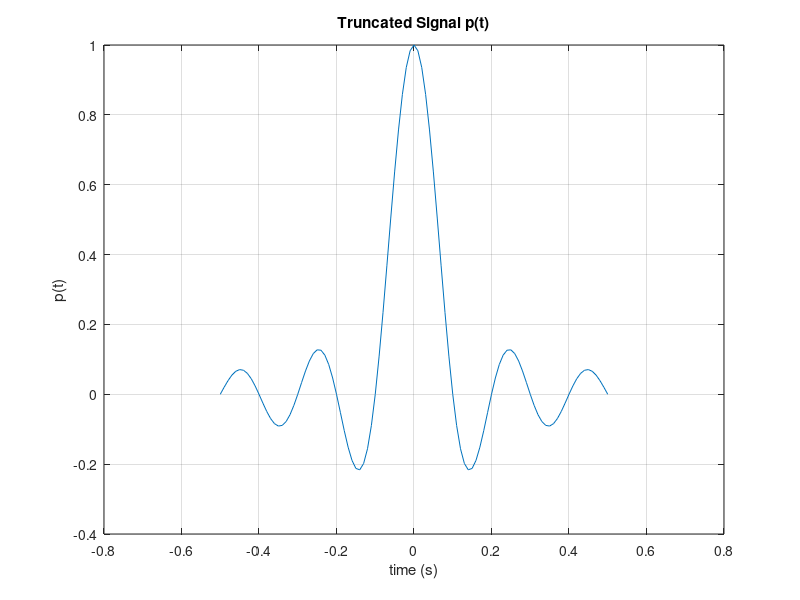
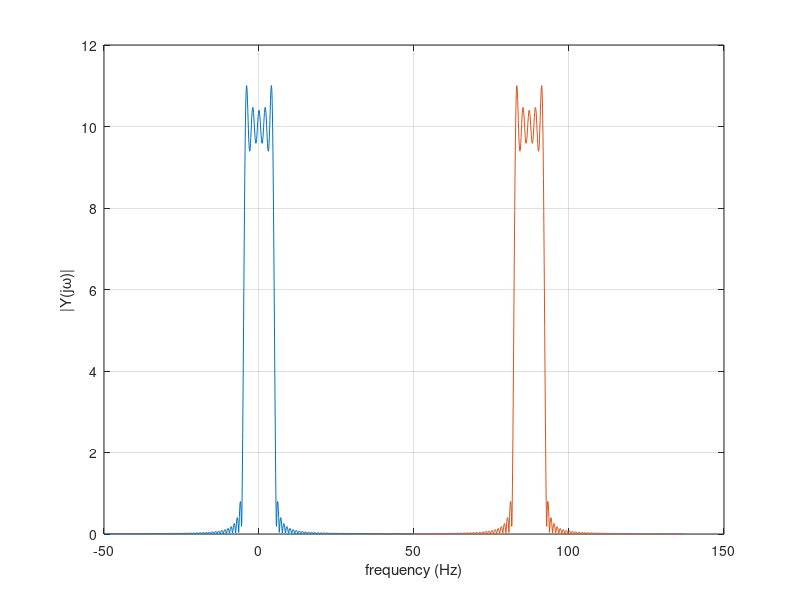
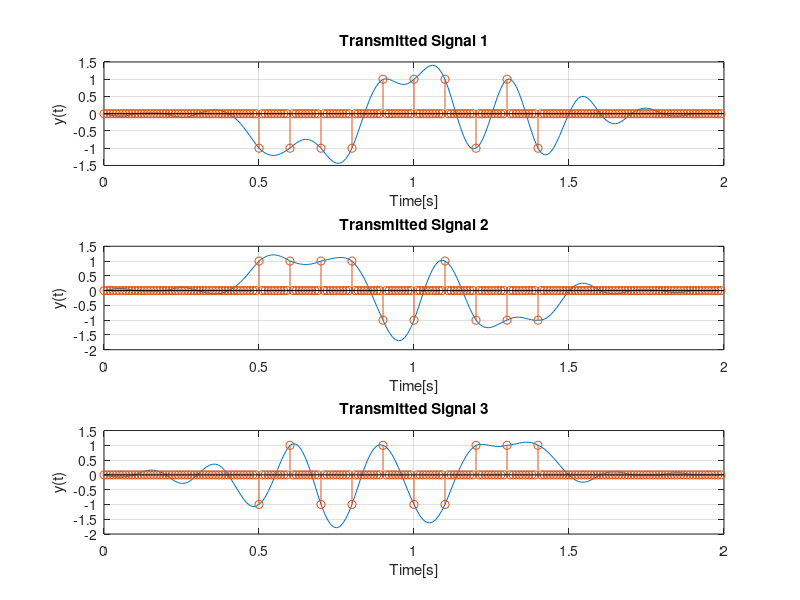

Reproduce these figures in MATLAB, in order. (Note: this script raises an error after producing the figures.)
% Case Study 2
% Leandre Pestcoe and Julianne Wegmann
% ESE 351: Signals and Systems
% Created on: 4/20/21, Last Edited on: 4/23/21

%% Define Pulse Shape p(t)
Ts = 0.1; %symbol period (rate 1/Ts)
dt = 0.01; %sample period
w = 5*Ts; %width
t = -w:dt:w; %time vector
fs = 1/dt; %sample frequency

%sinc
sinc_p_t = sinc(t/Ts); %define sinc

%triangular pulse
triang_p_t = tripuls(t,w*2);

%decide which signal to use for simulation
p_t = sinc_p_t;

figure, plot(t,p_t), grid on;
xlabel('time (s)'), ylabel('p(t)'), title('Truncated Signal p(t)')

%% Nyquist Criteria

Nfft = 1024; %length of fft
f1 = (-fs/2:fs/Nfft:(fs/2));
f2 = (fs-2*pi/Ts:fs/Nfft:fs+(2*pi/Ts));
fft_signal = abs(fft(p_t,Nfft));
fft_signal1 = [fft_signal((length(fft_signal)/2)+1:end), fft_signal(1:(length(fft_signal)/2))];

figure
plot(f1(1:length(fft_signal1)),fft_signal1), grid on;
hold on
plot(f2(1:length(fft_signal1)),fft_signal1), grid on;
xlabel('frequency (Hz)'), ylabel('|Y(j\omega)|');

%% Random Bit Message/Noise-free PAM Signal y(t)

%define bit messages
N = 10; %number of bits
bits1 = 2*((rand(1,N)>0.5)-0.5);
bits2 = 2*((rand(1,N)>0.5)-0.5);
bits3 = 2*((rand(1,N)>0.5)-0.5);

%spacing out bits
xn1 =zeros(1,N*(Ts/dt));
xn2 = zeros(1,N*(Ts/dt));
xn3 = zeros(1,N*(Ts/dt));

for i=1:length(bits1)
    xn1((i-1)*(Ts/dt)+1)=bits1(i);
end
for i=1:length(bits2)
    xn2((i-1)*(Ts/dt)+1)=bits2(i);
end
for i=1:length(bits3)
    xn3((i-1)*(Ts/dt)+1)=bits3(i);
end

%compute individual CT transmitted signals
y_t1 = conv(xn1,p_t);
y_t2 = conv(xn2,p_t);
y_t3 = conv(xn3,p_t);

t = (0:length(y_t1)-1)*dt; %define new time vector

%shift xn so lines up with y(t) on graph
x_new1 = zeros(1,length(y_t1));
x_new1((length(p_t)+1)/2:(length(xn1)+(length(p_t)+1)/2)-1) = xn1;
x_new2 = zeros(1,length(y_t2));
x_new2((length(p_t)+1)/2:(length(xn2)+(length(p_t)+1)/2)-1) = xn2;
x_new3 = zeros(1,length(y_t3));
x_new3((length(p_t)+1)/2:(length(xn3)+(length(p_t)+1)/2)-1) = xn3;

figure();
subplot(3,1,1), plot(t,y_t1), grid on;
hold on
stem(t,x_new1);
title('Transmitted Signal 1'),xlabel('Time[s]'),ylabel('y(t)');
subplot(3,1,2), plot(t,y_t2), grid on;
hold on
stem(t,x_new2);
title('Transmitted Signal 2'),xlabel('Time[s]'),ylabel('y(t)');
subplot(3,1,3), plot(t,y_t3), grid on;
hold on
stem(t,x_new3);
title('Transmitted Signal 3'),xlabel('Time[s]'),ylabel('y(t)');




%y_t = [y_t1,y_t2,y_t3];

% figure(),plot(y_t),title('Transmitted Signal y(t)'),xlabel('Time[s]'),ylabel('y(t)');
% hold on;
% stem(x_new);


%% Text Message and Noise-free PAM Signal y(t)

message = 'Case study 2 rocks!';
binary = str2num(reshape(dec2bin(message)',1,[])');

N_message = length(binary);
x_message = zeros(1,N_message*(Ts/dt));

for i=1:length(binary)
    x_message((i-1)*(Ts/dt)+1)=binary(i);
end

y_message = conv(x_message, x_message);
figure();
plot(y_message);

%messageOut = char(bin2dec(num2str(reshape(binary,7,[])')))';

%% Noise-free PAM Signal y(t)
num_signals = 3;

for j = 1:num_signals
    for i = 1:length(x_t1)
     x_t1((i-1)*(Ts/dt)+1)=bits1(i);
    end
     
end

%% Signal Modulation (Up-Conversion)
wc20 = 2*pi*20; %20 Hz modulation
mod_signal20 = y_t1.*cos(wc20*t);

wc30 = 2*pi*30; %30 Hz modulation
mod_signal30 = y_t2.*cos(wc30*t);

wc40 = 2*pi*40; %40 Hz modulation
mod_signal40 = y_t3.*cos(wc40*t);

mod_signal = mod_signal20+mod_signal30+mod_signal40;

figure
subplot(2,1,1), plot(mod_signal), grid on;
xlabel('time (s)'), ylabel('y(t)cos(wc*t)'), title('Modulated Signal')

f = (0:length(mod_signal)/2)*fs/length(mod_signal);
XV = fft(mod_signal);
P2 = abs(XV/length(mod_signal));
P1 = P2(1:length(mod_signal)/2+1);
P1(2:end-1) = 2*P1(2:end-1);
subplot(2,1,2),plot(f,P1);
xlabel('frequency[Hz]')
ylabel('|Y(j\omega)|')

% eventually plot all transforms separately so can see all messages...

% figure
% subplot(3,1,1),plot(mod_signal20),grid on;
% subplot(3,1,2),plot(mod_signal30),grid on;
% subplot(3,1,3),plot(mod_signal40),grid on;


%% Noisy Recieved Signal r(t)
sigma = 0.5;
n_t = sigma*randn(1,length(mod_signal));
r_t = mod_signal + n_t;

figure();
plot(r_t);
title('Received Signal r(t)');
xlabel('Time[s]');
ylabel('Amplitude');

%% Signal Demodulation (Down-Conversion)

demod_signal20 = r_t.*cos(wc20*t);
demod_signal30 = r_t.*cos(wc30*t);
demod_signal40 = r_t.*cos(wc40*t);

figure
subplot(2,1,1), plot(demod_signal20), grid on;
xlabel('time (s)'), ylabel('x_r(t)'), title('Demod (without LPF)')

f = (0:length(demod_signal20)/2)*fs/length(demod_signal20);
XV = fft(demod_signal20);
P2 = abs(XV/length(demod_signal20));
P1 = P2(1:length(demod_signal20)/2+1);
P1(2:end-1) = 2*P1(2:end-1);
subplot(2,1,2),plot(f,P1);
xlabel('f, Hz')
ylabel('|X(f)|')


%% Lowpass Filter
R = 1000;
C = 2*10^(-6);
T = 0.002;
f = 44100;
delta_t = 1/f;

filter_low = filter(delta_t/T,[(R*C)/delta_t 1-((R*C)/delta_t)], demod_signal20);

figure();
plot(filter_low);

%% Matched Filter Receiver

xn_tilda = zeros(1,length(bits1));
p_neg = p_t(end:-1:1);
z_t = conv(demod_signal20,p_neg);
for j=1:length(xn_tilda)
   if z_t((j-1)*(Ts/dt)+1)<=0
       xn_tilda(j)=-1;
   else
       xn_tilda(j)=1;
   end
end

incorrect_count = 0;
for j=1:length(xn_tilda)
    if bits1(j)~=xn_tilda(j)
        incorrect_count = incorrect_count+1;
    end
end
error = incorrect_count/length(bits1);

figure();
stem(bits1);
hold on;
stem(xn_tilda);
legend('bits1','xn tilda');

figure();
plot(z_t);

%% Noise Levels and Error Rates
